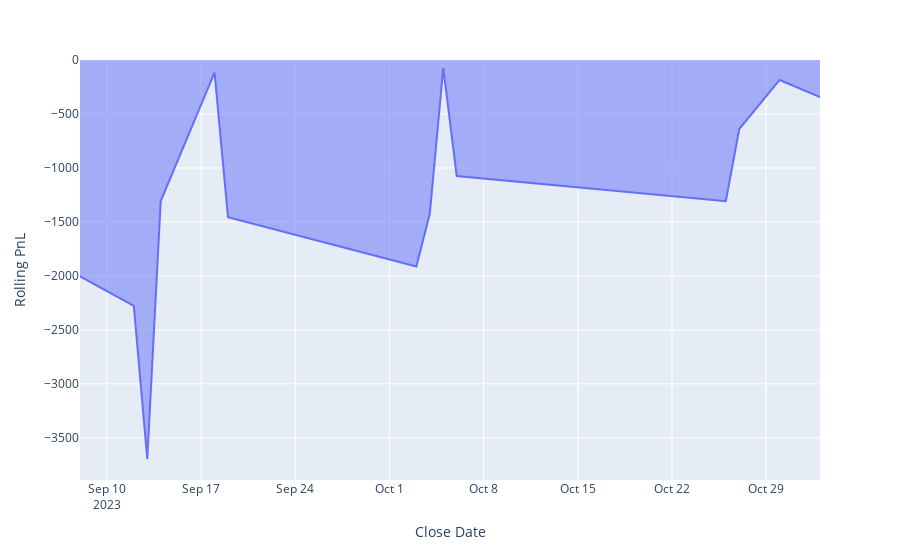

The notebook cell this image was saved under:
### Code cell
negative_days_df = daily_pnl_df[daily_pnl_df['Rolling PnL'] < 0]
px.area(negative_days_df, x='Close Date', y='Rolling PnL', color='red')

### Figure 1 — Plotly figure (JSON) as saved in the notebook; plotly's stock layout.template omitted (floating-point values rounded to 4 significant figures)
{"data": [{"fillpattern": {"shape": ""}, "hovertemplate": "Close Date=%{x}<br>Rolling PnL=%{y}<extra></extra>", "legendgroup": "", "line": {"color": "#636efa"}, "marker": {"symbol": "circle"}, "mode": "lines", "name": "", "orientation": "v", "showlegend": false, "stackgroup": "1", "type": "scatter", "x": ["2023-09-08", "2023-09-12", "2023-09-13", "2023-09-14", "2023-09-18", "2023-09-19", "2023-10-03", "2023-10-04", "2023-10-05", "2023-10-06", "2023-10-26", "2023-10-27", "2023-10-30", "2023-11-02"], "xaxis": "x", "y": [-2004.0, -2278.0, -3696.0, -1307.0, -116.7, -1456.0, -1912.0, -1422.0, -74.43, -1074.0, -1308.0, -639.8, -185.1, -342.4], "yaxis": "y"}], "layout": {"legend": {"tracegroupgap": 0}, "margin": {"t": 60}, "xaxis": {"anchor": "y", "domain": [0, 1], "title": {"text": "Close Date"}}, "yaxis": {"anchor": "x", "domain": [0, 1], "title": {"text": "Rolling PnL"}}}}
